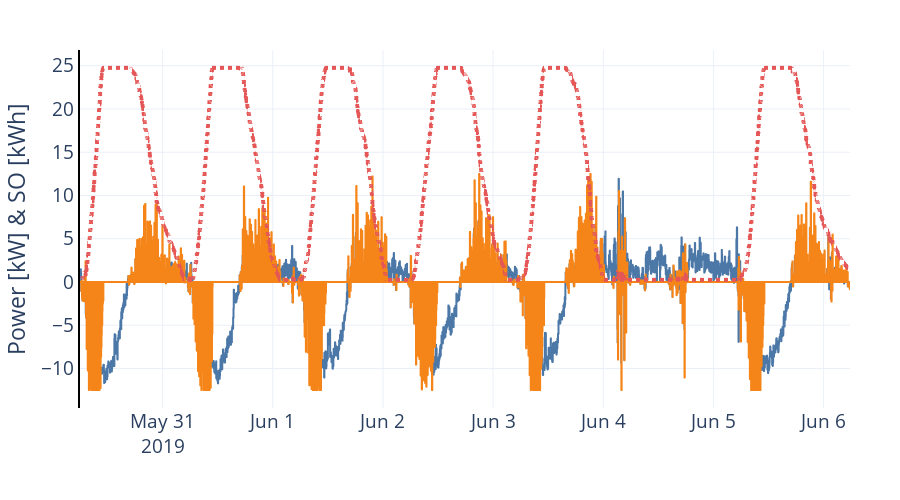

The cell this chart's notebook holds for it:
### Code cell
graph = result.copy()
graph["storage"] = -result[[f"{name}_storage" for name in house_ids]].sum(axis=1)
graph["soc"] = result[[f"{name}_soc" for name in house_ids]].sum(axis=1)
graph["community_kW"] = result[[f"{name}" for name in house_ids]].sum(axis=1)

fig = px.line(graph.loc[start:start+timedelta(days=7), :],
              y=["community_kW", "storage", "soc"])
fig.data[2].update(line_width=4, line_dash="dot")
fig.update_traces(line_shape='hv')
fig.update_layout(
    layout,
    height=500,
    width=900,
    showlegend=False,
    xaxis_title="",
    yaxis_title="Power [kW] & SO [kWh]",
    yaxis_showline=True, yaxis_linewidth=2, yaxis_linecolor='black',
    xaxis_showline=False, xaxis_linewidth=2, xaxis_linecolor='black',
    xaxis_tickangle=0)
fig.show()

### Figure 1 — Plotly figure (JSON) as saved in the notebook; plotly's stock layout.template omitted (floating-point values rounded to 4 significant figures; data arrays with more than 128 entries replaced by an {"elided": "..."} marker saying what was removed)
{"data": [{"hovertemplate": "variable=community_kW<br>Index=%{x}<br>value=%{y}<extra></extra>", "legendgroup": "community_kW", "line": {"color": "#4C78A8", "dash": "solid", "shape": "hv"}, "marker": {"symbol": "circle"}, "mode": "lines", "name": "community_kW", "showlegend": true, "type": "scattergl", "x": {"elided": "3356 str values"}, "xaxis": "x", "y": {"elided": "3356 float values"}, "yaxis": "y"}, {"hovertemplate": "variable=storage<br>Index=%{x}<br>value=%{y}<extra></extra>", "legendgroup": "storage", "line": {"color": "#F58518", "dash": "solid", "shape": "hv"}, "marker": {"symbol": "circle"}, "mode": "lines", "name": "storage", "showlegend": true, "type": "scattergl", "x": {"elided": "3356 str values"}, "xaxis": "x", "y": {"elided": "3356 float values"}, "yaxis": "y"}, {"hovertemplate": "variable=soc<br>Index=%{x}<br>value=%{y}<extra></extra>", "legendgroup": "soc", "line": {"color": "#E45756", "dash": "dot", "shape": "hv", "width": 4}, "marker": {"symbol": "circle"}, "mode": "lines", "name": "soc", "showlegend": true, "type": "scattergl", "x": {"elided": "3356 str values"}, "xaxis": "x", "y": {"elided": "3356 float values"}, "yaxis": "y"}], "layout": {"font": {"size": 19}, "height": 500, "legend": {"title": {"text": "variable"}, "tracegroupgap": 0}, "margin": {"b": 10, "l": 20, "r": 50, "t": 50}, "showlegend": false, "width": 900, "xaxis": {"anchor": "y", "autorange": true, "domain": [0, 1], "linecolor": "black", "linewidth": 2, "range": ["2019-05-30 06:00", "2019-06-06 05:45"], "showline": false, "tickangle": 0, "title": {"text": ""}, "type": "date", "zerolinecolor": "black", "zerolinewidth": 2}, "yaxis": {"anchor": "x", "autorange": true, "domain": [0, 1], "linecolor": "black", "linewidth": 2, "range": [-14.57, 26.82], "showline": true, "title": {"text": "Power [kW] & SO [kWh]"}, "type": "linear", "zerolinecolor": "black", "zerolinewidth": 2}}}
